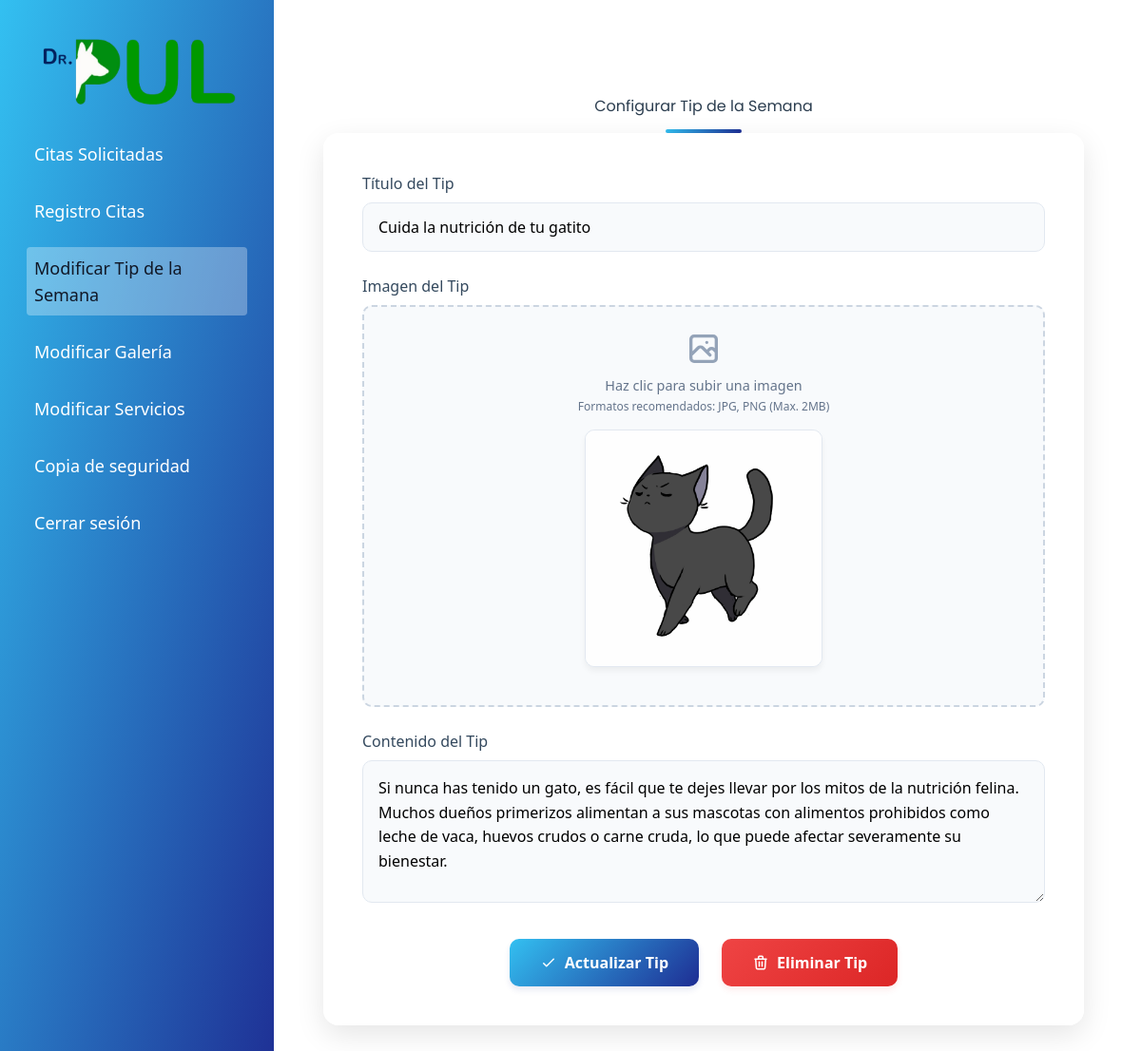
The page /Tipdelasemana/ on the database its author committed.
### Apl/models/TipDeLaSemana.py (models this page shows, shortened)
class TipSemana(models.Model):
    titulo = models.CharField(max_length=200, verbose_name="Título del Tip")
    contenido = models.TextField(verbose_name="Contenido del Tip")
    imagen = models.ImageField(
        upload_to='tips/',
        validators=[validate_image_size],
        verbose_name="Imagen del Tip",
        help_text="Formatos recomendados: JPG, PNG (Max. 2MB)"
    )
    fecha_creacion = models.DateTimeField(auto_now_add=True)
    fecha_actualizacion = models.DateTimeField(auto_now=True)
    class Meta:
        verbose_name = "Tip de la Semana"
        verbose_name_plural = "Tips de la Semana"
        ordering = ['-fecha_actualizacion']

### Apl/views.py (the view, shortened to what this page needs)
# urls.py: path('Tipdelasemana/', views.gestion_tip, name='Tipdelasemana'),
def gestion_tip(request):
    try:
        tip = TipSemana.objects.latest('fecha_actualizacion')
    except TipSemana.DoesNotExist:
        tip = None
    return render(request, '5. Modificar-tipdelasemana.html', {'tip': tip})

### Apl/templates/5. Modificar-tipdelasemana.html (shortened to what this page needs)
{%load static%}
<!DOCTYPE html>
<html lang="es">
<head>
  <link rel="stylesheet" href=" {% static 'css/ModTip.css' %}">
  <script src="https://cdn.tailwindcss.com"></script>
</head>
<body>
  <div class="w-full md:w-72 bg-gradient-to-br from-[#33C0F1] to-[#1E2D93] text-white p-7 md:fixed md:h-full top-0 left-0 z-10 font-sans">
      <img class="h-24 mx-auto mb-4" src="{% static 'Images/logo2.png' %}" alt="Logo" />
      <ul class="space-y-4 text-lg">
        <li><a href="{% url 'gestioncitas' %}" class="block hover:bg-white/20 p-2 rounded">Citas Solicitadas</a></li>
        <li><a href="{% url 'registroc' %}" class="block hover:bg-white/20 p-2 rounded">Registro Citas</a></li>
        <li><a href="{% url 'Galeria' %}" class="block bg-white/30 hover:bg-white/40 p-2 rounded text-gray-900">Modificar Tip de la Semana</a></li>
        <li><a href="{% url 'Galeria' %}" class="block hover:bg-white/20 p-2 rounded">Modificar Galería</a></li>
        <li><a href="{% url 'modificarservicio' %}" class="block hover:bg-white/20 p-2 rounded">Modificar Servicios</a></li>
        <li><a href="{% url 'backup' %}" class="block hover:bg-white/20 p-2 rounded">Copia de seguridad</a></li>
        <li><a href="{% url 'index' %}" class="block hover:bg-red-500/80 p-2 rounded">Cerrar sesión</a></li>
      </ul>
  </div>
  <div class="main-content fade-in">
    <div class="content-container">
      <form id="tipForm" method="POST" enctype="multipart/form-data">
        <h2>Configurar Tip de la Semana</h2>
        <div class="form-container">
          <div class="form-group">
            <div>
              <label for="tipTitle" class="form-label">Título del Tip</label>
              <input type="text" id="tipTitle" name="titulo" class="form-input" placeholder="Ingrese un título llamativo" value="{{ tip.titulo|default:'' }}">
            </div>
            <div>
              <label class="form-label">Imagen del Tip</label>
              <div class="image-upload-container" onclick="document.getElementById('imageInput').click()">
                <label for="imageInput" class="image-upload-label">
                  Haz clic para subir una imagen
                  <span class="text-xs mt-1">Formatos recomendados: JPG, PNG (Max. 2MB)</span>
                </label>
                {% if tip and tip.imagen %}
                  <img id="previewImage" src="{{ tip.imagen.url }}" alt="Vista previa de la imagen" style="display: block;">
                {% else %}
                  <img id="previewImage" alt="Vista previa de la imagen" style="display: none;">
                {% endif %}
              </div>
            </div>
            <div>
              <label for="tipText" class="form-label">Contenido del Tip</label>
              <textarea id="tipText" name="contenido" class="form-input form-textarea" placeholder="Escribe aquí el contenido detallado del tip...">{{ tip.contenido|default:'' }}</textarea>
            </div>
          </div>
          <div class="button-container">
              <button type="submit" class="btn btn-save">
                <svg xmlns="http://www.w3.org/2000/svg" fill="none" viewBox="0 0 24 24" stroke="currentColor">
                  <path stroke-linecap="round" stroke-linejoin="round" stroke-width="2" d="M5 13l4 4L19 7" />
                </svg>
                {% if tip %}Actualizar Tip{% else %}Guardar Tip{% endif %}
              </button>
            {% if tip %}
            <button type="button" class="btn btn-delete" onclick="deleteTip()">
              <svg xmlns="http://www.w3.org/2000/svg" fill="none" viewBox="0 0 24 24" stroke="currentColor">
                <path stroke-linecap="round" stroke-linejoin="round" stroke-width="2" d="M19 7l-.867 12.142A2 2 0 0116.138 21H7.862a2 2 0 01-1.995-1.858L5 7m5 4v6m4-6v6m1-10V4a1 1 0 00-1-1h-4a1 1 0 00-1 1v3M4 7h16" />
              </svg>
              Eliminar Tip
            </button>
            {% endif %}
          </div>
        </div>
      </form>
    </div>
  </div>
</body>
</html>

### Apl/static/css/ModTip.css (style rules this page uses)
body { margin: 0; background-size: cover; background-position: center; background-attachment: fixed; display: flex; }
.fade-in { animation: fadeIn 0.6s ease-out forwards; }
.main-content { margin-left: 280px; padding: 100px 60px; width: calc(100% - 280px); min-height: 100vh; }
.content-container { max-width: 800px; margin: 0 auto; }
h2 { font-family: 'Poppins', sans-serif; font-size: 2.2rem; font-weight: 600; color: #2c3e50; text-align: center; position: relative; margin-bottom: 2rem; }
h2::after { content: ''; display: block; margin: 12px auto 0; width: 80px; height: 4px; background: linear-gradient(135deg, #33C0F1,#1E2D93); border-radius: 4px; }
.form-container { background: rgba(255, 255, 255, 0.95); padding: 2.5rem; border-radius: 16px; box-shadow: 0 10px 30px rgba(0, 0, 0, 0.1); backdrop-filter: blur(5px); border: 1px solid rgba(255, 255, 255, 0.2); }
.form-group { display: flex; flex-direction: column; gap: 1.5rem; }
.form-label { font-weight: 500; color: #34495e; font-size: 1rem; margin-bottom: 0.5rem; display: block; }
.form-input { padding: 0.8rem 1rem; border: 1px solid #e2e8f0; border-radius: 10px; font-size: 1rem; transition: all 0.3s ease; width: 100%; background-color: #f8fafc; }
.form-textarea { resize: vertical; min-height: 150px; padding: 1rem; line-height: 1.6; }
.image-upload-container { border: 2px dashed #cbd5e1; border-radius: 10px; padding: 1.5rem; text-align: center; background-color: #f8fafc; cursor: pointer; transition: all 0.3s ease; }
.image-upload-label { display: flex; flex-direction: column; align-items: center; color: #64748b; font-size: 0.9rem; }
.image-upload-label svg { width: 40px; height: 40px; margin-bottom: 0.5rem; color: #94a3b8; }
#previewImage { max-width: 100%; max-height: 250px; margin: 1rem auto; border-radius: 10px; object-fit: contain; border: 1px solid #e2e8f0; box-shadow: 0 4px 6px rgba(0, 0, 0, 0.05); display: none; }
.button-container { display: flex; justify-content: center; gap: 1.5rem; margin-top: 2rem; }
.btn { padding: 0.8rem 2rem; font-size: 1rem; border-radius: 10px; font-weight: 600; border: none; cursor: pointer; transition: all 0.3s ease; display: inline-flex; align-items: center; justify-content: center; min-width: 150px; }
.btn svg { margin-right: 8px; width: 18px; height: 18px; }
.btn-save { background: linear-gradient(135deg, #33C0F1,#1E2D93); color: white; box-shadow: 0 4px 6px rgba(30, 45, 147, 0.1); }
.btn-delete { background: linear-gradient(135deg, #ef4444, #dc2626); color: white; box-shadow: 0 4px 6px rgba(239, 68, 68, 0.1); }

### rows shown on the page
TipSemana: titulo "Cuida la nutrición de tu gatito", imagen (picture), contenido "Si nunca has tenido un gato, es fácil que te dejes llevar por los mitos de la nutrición felina. Muchos dueños primerizos alimentan a sus mascotas con alimentos prohibidos como leche de vaca, huevos crudos o carne cruda, lo que puede afectar severamente su bienestar."
